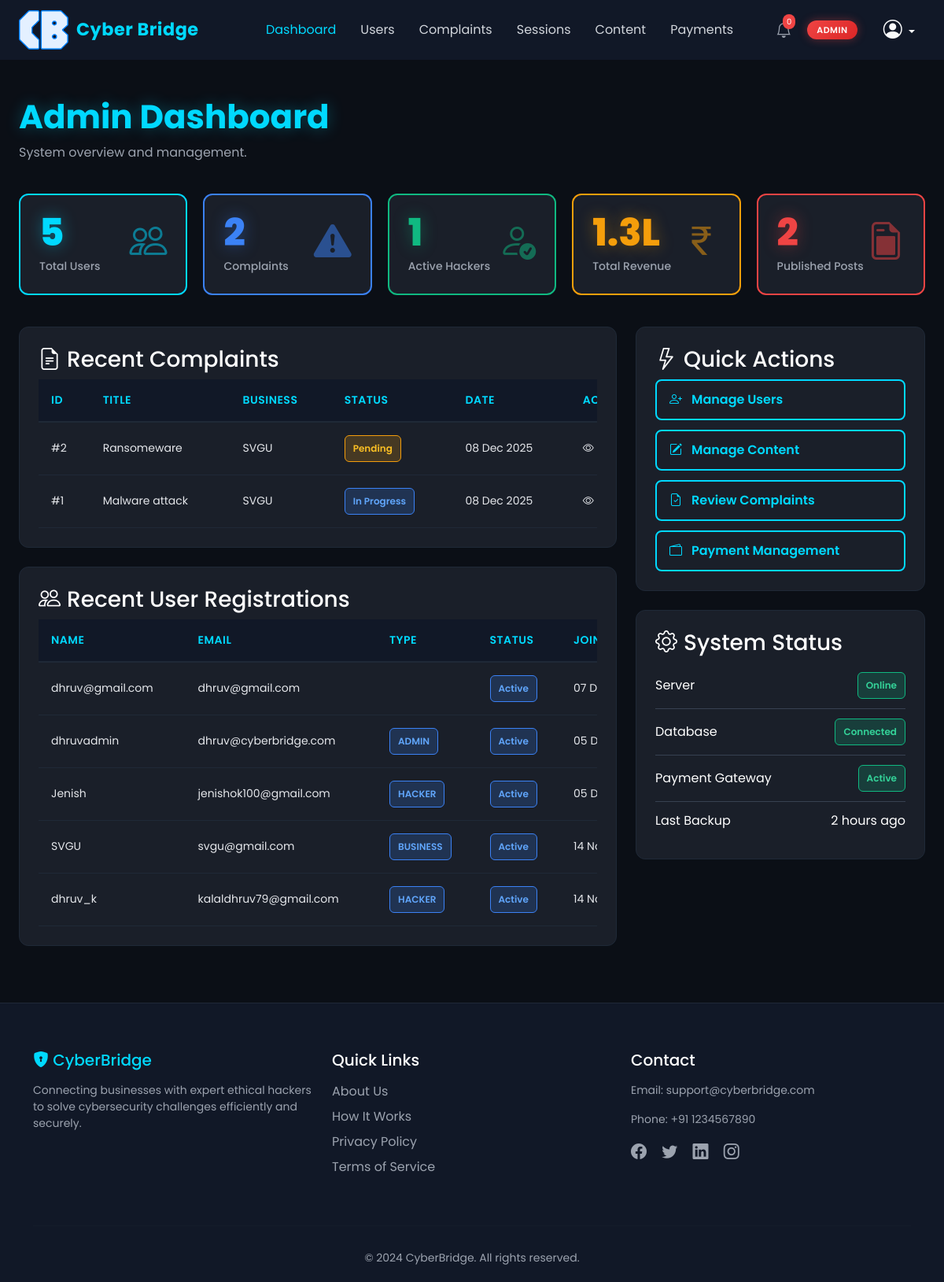
/Root/ (signed in), run on an earlier commit of the app's database.
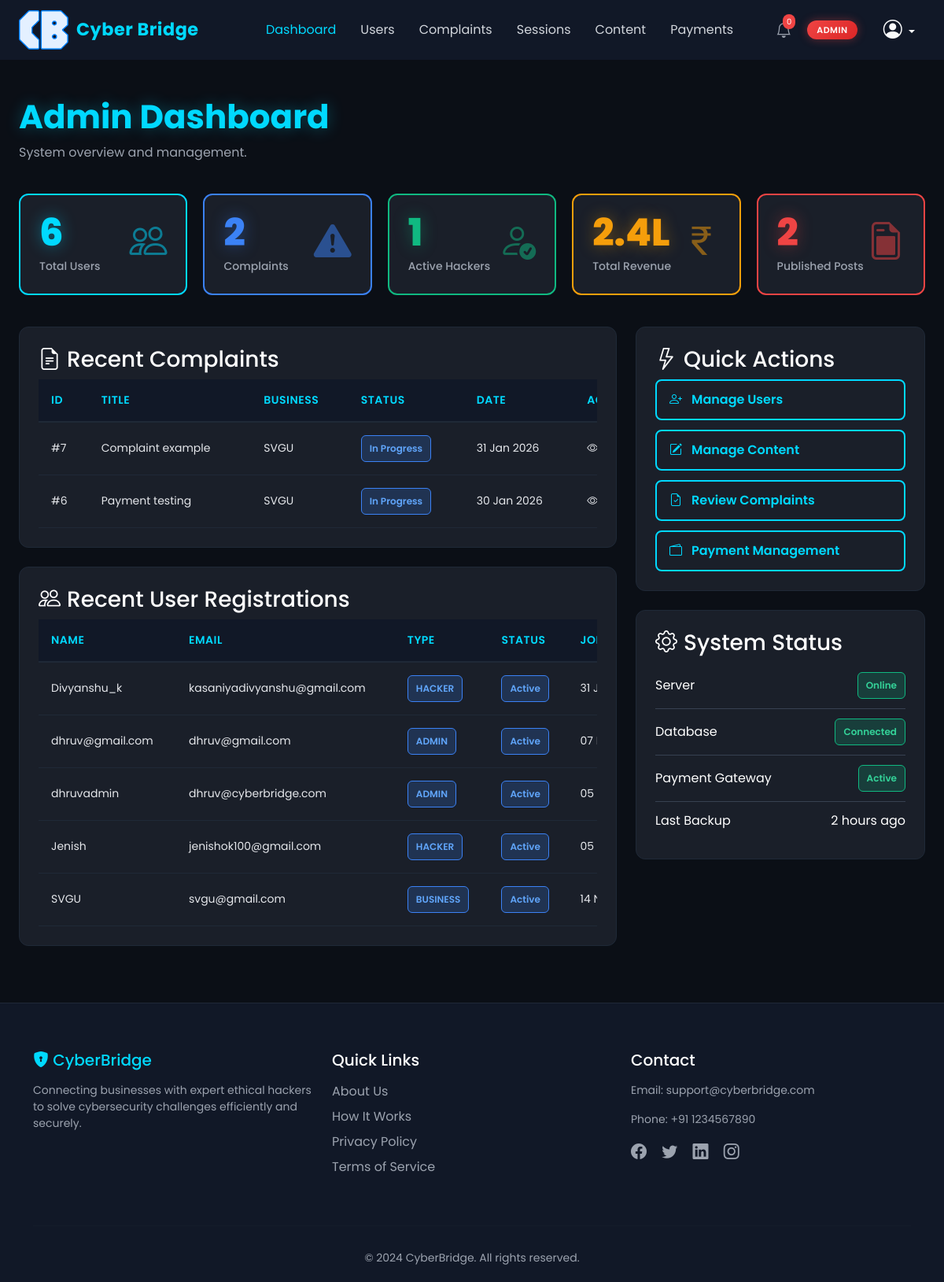
And on a later commit of the database.
### app1/models.py (models this page shows, shortened)
class Complaints(models.Model):
    business = models.ForeignKey(Business_Profile, on_delete=models.CASCADE)
    title = models.CharField(max_length=200,blank=True, null=True)
    category = models.CharField(max_length=50,blank=True, null=True)
    description = models.TextField(blank=True, null=True)
    service_type = models.CharField(max_length=20, choices=[
        ("REPORT", "Report Only"),
        ("GUIDE", "Report + Guide"),
        ("COMPLETE", "Complete Solution"),
    ],blank=True, null=True)
    date_of_occurrence = models.DateField(blank=True, null=True)
    additional_notes = models.TextField(blank=True, null=True)
    date_submitted = models.DateTimeField(default=timezone.now)
    status = models.CharField(max_length=50, default="Pending",blank=True, null=True)
    assigned_hacker = models.ForeignKey('Hacker_Profile', on_delete=models.SET_NULL, null=True, blank=True)
    priority = models.CharField(max_length=20, default="Medium")
    payment = models.OneToOneField(
        Payments,
        on_delete=models.SET_NULL,
        null=True,
        blank=True
    )

class Business_Profile(models.Model):
    user = models.OneToOneField(User, on_delete=models.CASCADE)
    company_name = models.CharField(max_length=150)
    industry = models.CharField(max_length=100, blank=True)
    contact_number = models.CharField(max_length=20, blank=True)
    address = models.TextField(blank=True)
    gstin = models.CharField(max_length=20, blank=True)   # ADDED
    verified = models.BooleanField(default=False)

class User(AbstractUser):
    username = models.CharField(unique=True,max_length=50)
    email = models.EmailField(unique=True)
    role = models.ForeignKey('Role', on_delete=models.CASCADE, null=True, blank=True)
    date_created = models.DateTimeField(default=timezone.now)
    is_active = models.BooleanField(default=True)
    USERNAME_FIELD = 'email'
    REQUIRED_FIELDS = ["username"]
    objects = CustomUserManager()  # ✅ Use our new manager here
    groups = models.ManyToManyField(
        Group,
        related_name="custom_user_groups",
        blank=True
    )
    user_permissions = models.ManyToManyField(
        Permission,
        related_name="custom_user_permissions",
        blank=True
    )

class Role(models.Model):
    ROLE_CHOICES = [
        ('BUSINESS', 'Business'),
        ('HACKER', 'Hacker'),
        ('ADMIN', 'Admin'),
    ]
    name = models.CharField(max_length=20, choices=ROLE_CHOICES, unique=True)

### app2/views.py (the view)
# urls.py: path("",views.admin_dashboard,name="admin_dashboard"),
@login_required(login_url='/Root/admin_login')
def admin_dashboard(request):
    total_users = User.objects.count()
    total_complaints = Complaints.objects.count()
    active_hackers = Complaints.objects.filter(
        assigned_hacker__isnull=False
    ).values("assigned_hacker").distinct().count()
    total_revenue = Payments.objects.filter(
        status="Paid"
    ).aggregate(total=Sum("amount"))["total"] or 0
    totalposts= Blogs.objects.count()
    recent_complaints = Complaints.objects.select_related(
        "business"
    ).order_by("-date_submitted")[:5]
    recent_users = User.objects.select_related(
        "role"
    ).order_by("-date_created")[:5]
    context = {
        "total_users": total_users,
        "total_complaints": total_complaints,
        "active_hackers": active_hackers,
        "total_revenue": total_revenue,
        "posts": totalposts,
        "recent_complaints": recent_complaints,
        "recent_users": recent_users,
    }
    return render(request, "admin-dashboard.html", context)

### app2/templatetags/number_format.py (called while the page is built)
@register.filter
def indian_compact(value):
    try:
        value = float(value)
    except (TypeError, ValueError):
        return value
    if value >= 1_00_00_000:
        return f"{value/1_00_00_000:.1f}Cr"
    elif value >= 1_00_000:
        return f"{value/1_00_000:.1f}L"
    elif value >= 1_000:
        return f"{value/1_000:.1f}K"
    return str(int(value))

### templates/admin-dashboard.html (shortened to what the changed rows need)
{% extends "admin_base.html" %}
{% block content %}
{% load number_format %}
<main class="container-fluid my-5 px-4">
<h1 class="page-title">Admin Dashboard</h1>
<div class="admin-stat-grid">
    <div class="card-stat card-stat-cyan">
        <div class="d-flex justify-content-between">
            <div>
                <div class="card-stat-number card-stat-number-cyan">{{ total_users }}</div>
                <div class="card-stat-label">Total Users</div>
            </div>
        </div>
    </div>
    <div class="card-stat card-stat-warning">
        <div class="d-flex justify-content-between">
            <div>
                <div class="card-stat-number card-stat-number-warning">{{ total_revenue|indian_compact }}</div>
            <div class="card-stat-label">Total Revenue</div>
        </div>
    </div>
</div>
</div>
<div class="row">
<div class="col-lg-8 mb-4">
<div class="card-dark p-4 mb-4">
<div class="admin-table-wrapper">
<table class="table-dark admin-table">
<thead>
<tr class="table-header">
<th class="table-header-cell">ID</th>
<th class="table-header-cell">Title</th>
<th class="table-header-cell">Business</th>
<th class="table-header-cell">Status</th>
<th class="table-header-cell">Date</th>
<th class="table-header-cell">Actions</th>
</tr>
</thead>
<tbody>
{% for c in recent_complaints %}
<tr class="table-row">
<td class="table-cell">#{{ c.id }}</td>
<td class="table-cell">{{ c.title }}</td>
<td class="table-cell">{{ c.business.company_name }}</td>
<td class="table-cell">
<span class="badge
{% if c.status == 'Pending' %}badge-pending
{% elif c.status == 'In Progress' %}badge-info
{% elif c.status == 'Completed' %}badge-resolved
{% endif %}">
{{ c.status }}
</span>
</td>
<td class="table-cell">{{ c.date_submitted|date:"d M Y" }}</td>
<td class="table-cell"><i class="bi bi-eye"></i></td>
</tr>
{% empty %}
<tr><td colspan="6" class="text-center text-muted">No complaints</td></tr>
{% endfor %}
</tbody>
</table>
</div>
</div>
<div class="card-dark p-4">
<div class="admin-table-wrapper">
<table class="table-dark admin-table">
<thead>
<tr class="table-header">
<th class="table-header-cell">Name</th>
<th class="table-header-cell">Email</th>
<th class="table-header-cell">Type</th>
<th class="table-header-cell">Status</th>
<th class="table-header-cell">Joined</th>
</tr>
</thead>
<tbody>
{% for u in recent_users %}
<tr class="table-row">
<td class="table-cell">{{ u.username }}</td>
<td class="table-cell">{{ u.email }}</td>
<td class="table-cell"><span class="badge badge-info">{{ u.role.name }}</span></td>
<td class="table-cell"><span class="badge badge-active">Active</span></td>
<td class="table-cell">{{ u.date_created|date:"d M Y" }}</td>
</tr>
{% empty %}
<tr><td colspan="5" class="text-center text-muted">No users</td></tr>
{% endfor %}
</tbody>
</table>
</div>
</div>
</div>
</div>
</main>
{% endblock content %}

What changed in the data, as far as the page shows it:
removed Complaints: id "2", title "Ransomeware", business.company_name "SVGU", status "Pending", date_submitted "08 Dec 2025"
removed Complaints: id "1", title "Malware attack", business.company_name "SVGU", status "In Progress", date_submitted "08 Dec 2025"
no longer on this page (row edited): User: username "dhruv_k", email "kalaldhruv79@gmail.com", role.name "HACKER", date_created "14…"
added Complaints: id "7", title "Complaint example", business.company_name "SVGU", status "In Progress", date_submitted "31 Jan 2026"
added Complaints: id "6", title "Payment testing", business.company_name "SVGU", status "In Progress", date_submitted "30 Jan 2026"
added User: username "Divyanshu_k", email "kasaniyadivyanshu@gmail.com", role.name "HACKER", date_created "31…"
changed User "dhruv@gmail.com": role.name (not shown) → "ADMIN"
Also different on the page:
{{ total_users }}: "5" → "6"
{{ total_revenue|indian_compact }}: "1.3L" → "2.4L"
